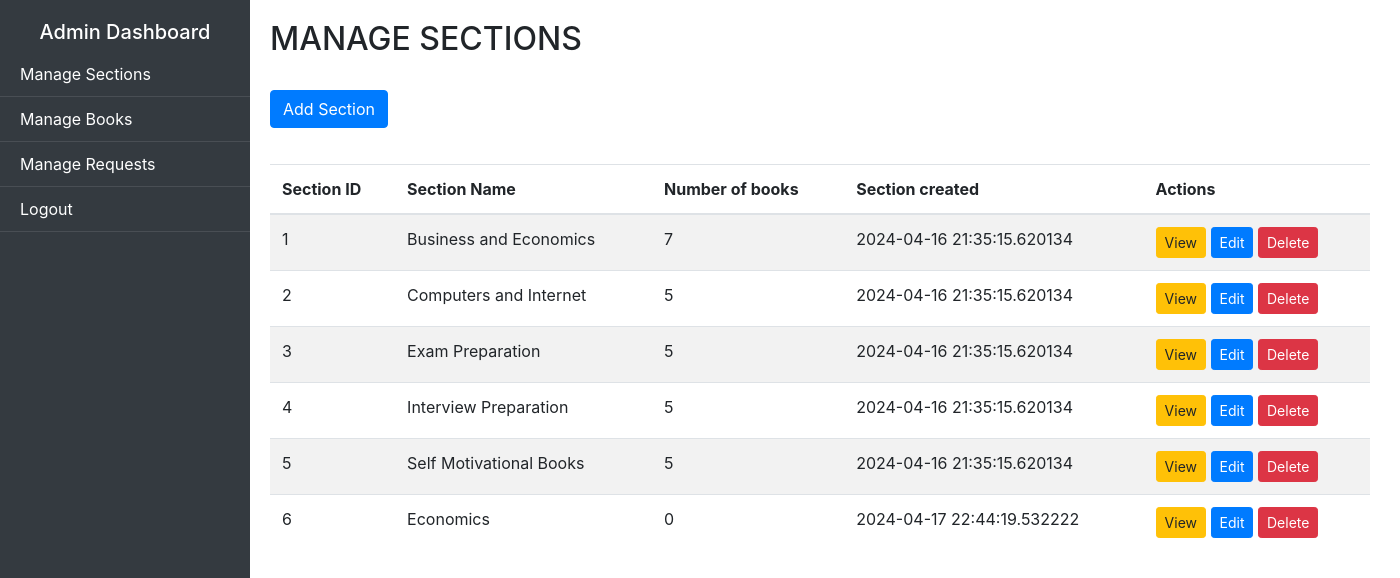
Screenshot of /admin/sections with the database file from the repository.
### models.py (models this page shows)
class Section(db.Model):
    __tablename__ = "section"
    id = db.Column(db.Integer, primary_key=True)
    name = db.Column(db.String(64), nullable=False)
    date_created = db.Column(db.DateTime, nullable=False, default=datetime.now)
    ebooks = db.relationship("Book", backref="section", lazy=True)

### routes.py (the view)
@app.route('/admin/sections')
def manage_sections():
    sections=Section.query.all()
    return render_template('asections.html',sections=sections)

### templates/asections.html (shortened to what this page needs)
<!DOCTYPE html>
<html lang="en">
    <head>
        <link href="https://stackpath.bootstrapcdn.com/bootstrap/4.5.2/css/bootstrap.min.css" rel="stylesheet">
    </head>
    <body>
        <div class="sidebar">
            <h5 class="text-white text-center">Admin Dashboard</h5>
            <ul class="list-unstyled">
                <li class="sidebar-item"><a href="/admin/sections" style="color: #fff;">Manage Sections</a></li>
                <li class="sidebar-item"><a href="/admin/books" style="color: #fff;">Manage Books</a></li>
                <li class="sidebar-item"><a href="/admin/manage_requests" style="color: #fff;">Manage Requests</a></li>
                <li class="sidebar-item"><a href="/logout" style="color: #fff;">Logout</a></li>
            </ul>
        </div>
        <div class="container">
            <h2>MANAGE SECTIONS</h2><br>
            <a href="/admin/sections/add" class="btn btn-primary mb-3">Add Section</a>
            <div class="table-container">
                <table class="table table-striped">
                    <thead>
                        <tr>
                            <th>Section ID</th>
                            <th>Section Name</th>
                            <th>Number of books</th>
                            <th>Section created</th>
                            <th>Actions</th>
                        </tr>
                    </thead>
                    <tbody>
                {% for section in sections %}
                        <tr>
                            <td>{{section.id}}</td>
                            <td>{{section.name}}</td>
                            <td>{{section.ebooks|length}}</td>
                            <td>{{section.date_created}}</td>
                            <td>
                                <a href="/admin/sections/view/{{ section.id }}" class="btn btn-sm btn-warning">View</a>
                                <a href="/admin/sections/edit/{{ section.id }}" class="btn btn-sm btn-primary">Edit</a>
                                <a href="/admin/sections/delete/{{ section.id }}" class="btn btn-sm btn-danger">Delete</a>
                            </td>
                        </tr>
                        {% endfor %}
                    </tbody>
                </table>
            </div>
        </div>
    </body>
</html>

### templates/asections.html (style rules this page uses)
.sidebar { position: fixed; top: 0; left: 0; height: 100%; width: 250px; background-color: #343a40; padding-top: 20px; }
.sidebar-item { color: #fff; padding: 10px 20px; border-bottom: 1px solid rgba(255, 255, 255, 0.1); }
.container { padding: 20px; margin-left: 250px; }
.table-container { margin-top: 20px; }

### rows the page displays
Section: id "1", name "Business and Economics", ebooks|length "7", date_created "2024-04-16 21:35:15.620134"
Section: id "2", name "Computers and Internet", ebooks|length "5", date_created "2024-04-16 21:35:15.620134"
Section: id "3", name "Exam Preparation", ebooks|length "5", date_created "2024-04-16 21:35:15.620134"
Section: id "4", name "Interview Preparation", ebooks|length "5", date_created "2024-04-16 21:35:15.620134"
Section: id "5", name "Self Motivational Books", ebooks|length "5", date_created "2024-04-16 21:35:15.620134"
Section: id "6", name "Economics", ebooks|length "0", date_created "2024-04-17 22:44:19.532222"
